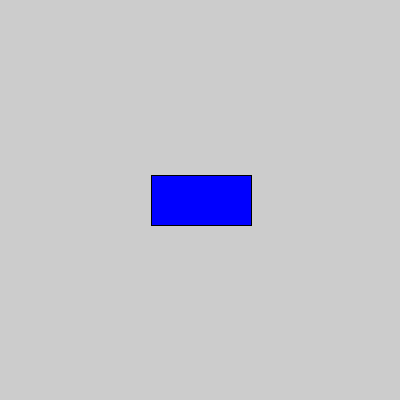
Frame 1 (no input)
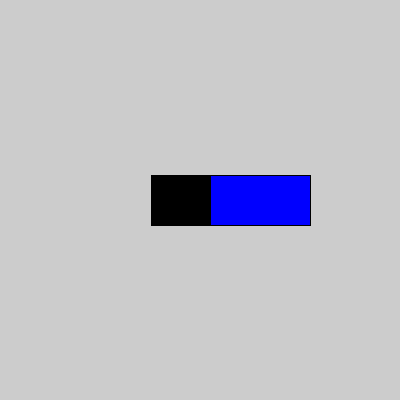
Frame 60 (the mouse pressed at the canvas centre just before this capture)
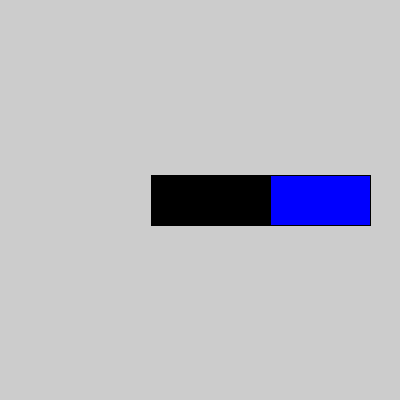
Frame 120 (the mouse held since frame 60 and released just before this capture)

The Processing sketch that drew these frames (run headless with seeded random() and noise(); from frame 60 on, the mouse is pressed at the canvas centre):

// Processing sketch: lesson_10_rectangularCollisionDetectionCENTER
// ── lesson_10_rectangularCollisionDetectionCENTER.pde
//This sketch will demo simple COLLISION DETECTION
//it will use a RECTANGULAR BOUNDING BOX
//It is good practice for CONDITIONS and CONTROL STRUCTURES and COORDINATES

//DECLARE variables for bounding box
int x, y, w, h;

void setup() {
  //set size
  size(400, 400);
  //ASSIGN variables their initial values
  x = 200;
  y = 200;
  w = 100;
  h = 50;

  //rectMode determines from where the rectangle is drawn
  rectMode(CENTER);
}

void draw() {
  //increment the x position of the bounding box
  x++;

  //if x is greater than the right edge of the screen
  if (x > width+w/2) {
    //set x to the left edge of the screen
    x = 0-w/2;
  }


  //if the mouse is inside the bounding box
  if (mouseX > x - w/2 && mouseX < x +w/2 + w && mouseY > y -h/2 && mouseY < y+ h/2) {
    //set fill to red
    fill(255, 0, 0);
    w++;
    h++;
  }
  //else
  else {
    //set fill to blue
    fill(0, 0, 255);
    w = 100;
    h = 50;
  }
  //Draw the bounding box using variables
  rect(x, y, w, h);
}
